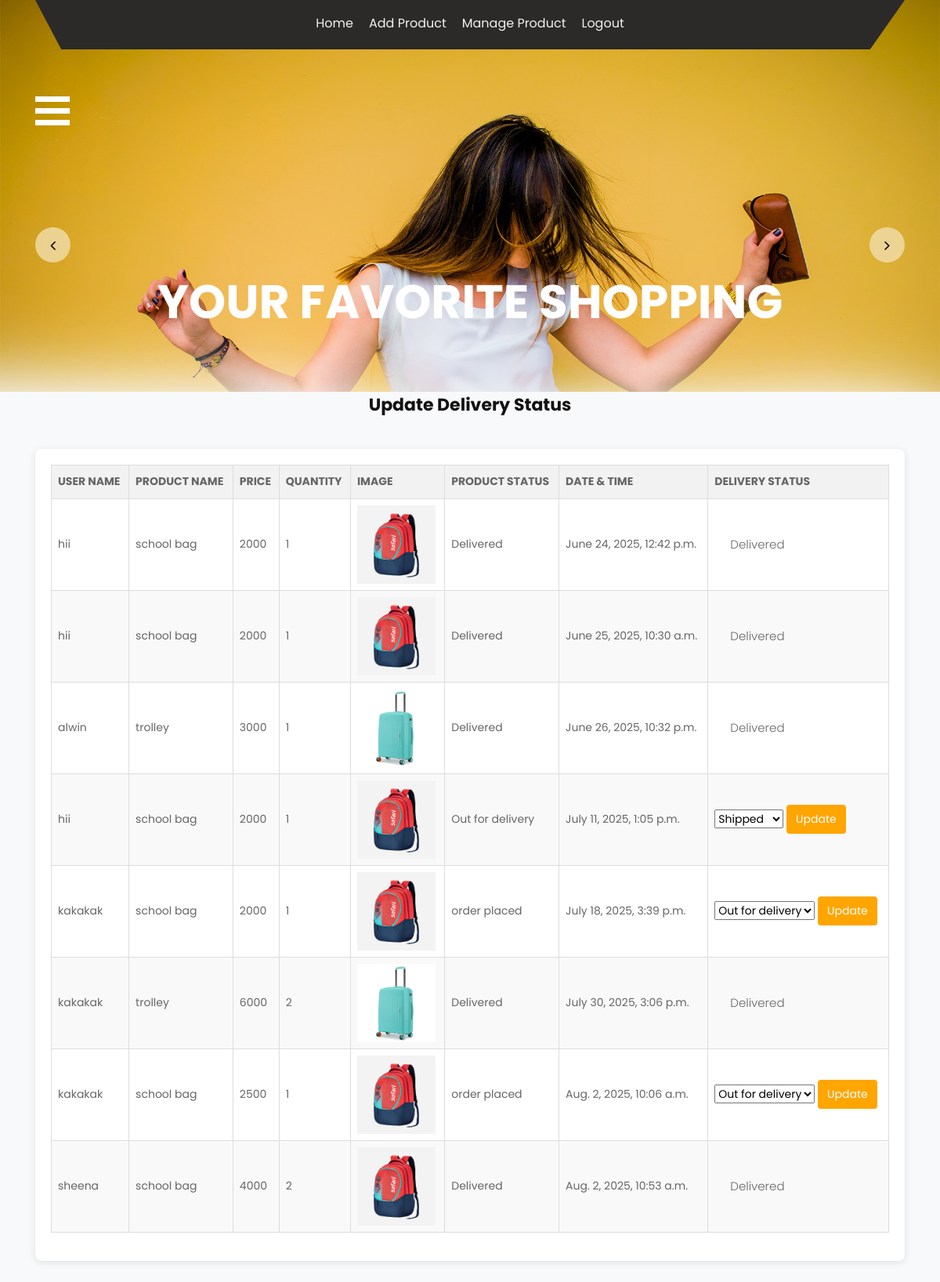
Screenshot of /booking_details with the database file from the repository.
### material/models.py (models this page shows)
class orders(models.Model):
    user_details = models.ForeignKey(register, on_delete=models.CASCADE)
    product_details = models.ForeignKey(product_table, on_delete=models.CASCADE)
    quantity = models.IntegerField()
    amount = models.IntegerField()
    product_status = models.CharField(max_length=30, default='order placed')
    order_date = models.DateTimeField()

class register(models.Model):
    name=models.CharField(max_length=30)
    email=models.EmailField(unique=True)
    number=models.IntegerField(unique=True)
    password=models.CharField(max_length=20)

class product_table(models.Model):
    name=models.CharField(max_length=30)
    price=models.IntegerField()
    quantity=models.CharField()
    image=models.ImageField()

### material/views.py (the view)
# urls.py: path('booking_details',views.booking_details),
def booking_details(request):
    data = orders.objects.all()
    return render(request,'hhh.html',{'data':data})

### template/hhh.html (shortened to what this page needs)
<!DOCTYPE html>
<html lang="en">
   <head>
      {% load static %}
      <link rel="stylesheet" type="text/css" href="{% static 'css/bootstrap.min.css'%}">
      <link rel="stylesheet" type="text/css" href="{% static 'css/style.css'%}">
      <link rel="stylesheet" href="{% static 'css/responsive.css'%}">
      <link rel="stylesheet" href="{% static 'css/jquery.mCustomScrollbar.min.css'%}">
      <link rel="stylesheet" href="https://netdna.bootstrapcdn.com/font-awesome/4.0.3/css/font-awesome.css">
      <link rel="stylesheet" type="text/css" href="https://stackpath.bootstrapcdn.com/font-awesome/4.7.0/css/font-awesome.min.css">
      <link rel="stylesheet" href="{% static 'css/owl.carousel.min.css'%}">
      <link rel="stylesheet" href="{% static 'css/owl.theme.default.min.css'%}">
      <link rel="stylesheet" href="https://cdnjs.cloudflare.com/ajax/libs/fancybox/2.1.5/jquery.fancybox.min.css" media="screen">
   </head>
   <body>
      <div class="banner_bg_main">
         <div class="container">
            <div class="header_section_top">
               <div class="row">
                  <div class="col-sm-12">
                     <div class="custom_menu">
                        <ul>
                           <li><a href="admin">Home</a></li>
                           <li><a href="add_product">Add Product</a></li>
                           <li><a href="manage_product">Manage Product</a></li>
                           <li><a href="logout">Logout</a></li>
                        </ul>
                     </div>
                  </div>
               </div>
            </div>
         </div>
         <div class="logo_section">
            <div class="container">
               <div class="row">
                  <div class="col-sm-12">
                     <div class="logo"></div>
                  </div>
               </div>
            </div>
         </div>
         <div class="header_section">
            <div class="container">
               <div class="containt_main">
                  <span class="toggle_icon" onclick="openNav()">
                     <img src="{% static 'images/toggle-icon.png'%}">
                  </span>
               </div>
            </div>
         </div>
         <div class="banner_section layout_padding">
            <div class="container">
               <div id="my_slider" class="carousel slide" data-ride="carousel">
                  <div class="carousel-inner">
                     <div class="carousel-item active">
                        <div class="row">
                           <div class="col-sm-12">
                              <h1 class="banner_taital"><br>Your Favorite Shopping</h1>
                           </div>
                        </div>
                     </div>
                  </div>
                  <a class="carousel-control-prev" href="#my_slider" role="button" data-slide="prev">
                  <i class="fa fa-angle-left"></i>
                  </a>
                  <a class="carousel-control-next" href="#my_slider" role="button" data-slide="next">
                  <i class="fa fa-angle-right"></i>
                  </a>
               </div>
            </div>
         </div>
      </div>
      <div class="order-section">
         <div class="container">
            <h2>Update Delivery Status</h2>
            <div class="table-responsive">
               <table class="table table-bordered">
                  <thead>
                     <tr>
                        <th>User Name</th>
                        <th>Product Name</th>
                        <th>Price</th>
                        <th>Quantity</th>
                        <th>Image</th>
                        <th>Product Status</th>
                        <th>Date & Time</th>
                        <th>Delivery Status</th>
                     </tr>
                  </thead>
                  <tbody>
                     {% for i in data %}
                     <tr>
                        <td>{{ i.user_details.name }}</td>
                        <td>{{ i.product_details.name }}</td>
                        <td>{{ i.amount }}</td>
                        <td>{{ i.quantity }}</td>
                        <td><img src="{{ i.product_details.image.url }}" width="100" height="90"></td>
                        <td>{{ i.product_status }}</td>
                        <td>{{ i.order_date }}</td>
                        <td>
                           <form action="update_status/{{ i.pk }}" method="post">
                              {% if i.product_status == 'order placed' %}
                              <select name="n1">
                                 <option value="Out for delivery">Out for delivery</option>
                              </select>
                              {% elif i.product_status == 'Out for delivery' %}
                              <select name="n1">
                                 <option value="Shipped">Shipped</option>
                              </select>
                              {% elif i.product_status == 'Shipped' %}
                              <select name="n1">
                                 <option value="Delivered">Delivered</option>
                              </select>
                              {% else %}
                              <p>{{ i.product_status }}</p>
                              {% endif %}
                              {% if i.product_status != 'Delivered' %}
                              <button class="submit-btn" type="submit">Update</button>
                              {% endif %}
                           </form>
                        </td>
                     </tr>
                     {% endfor %}
                  </tbody>
               </table>
            </div>
         </div>
      </div>
   </body>
</html>

### static/css/style.css (style rules this page uses)
* { box-sizing: border-box !important; transition: ease all 0.5s; }
html { scroll-behavior: smooth; overflow-x: hidden; }
body { color: #666666; font-size: 14px; line-height: 1.80857; font-weight: normal; overflow-x: hidden; font-family: 'Poppins', sans-serif; }
a { color: #1f1f1f; text-decoration: none !important; outline: none !important; -webkit-transition: all .3s ease-in-out; -moz-transition: all .3s ease-in-out; -ms-transition: all .3s ease-in-out; -o-transition: all .3s ease-in-out; transition: all .3s ease-in-out; }
h1, h2, h3, h4, h5, h6 { letter-spacing: 0; font-weight: normal; position: relative; padding: 0 0 10px 0; font-weight: normal; line-height: normal; color: #111111; margin: 0 }
h1 { font-size: 24px }
h2 { font-size: 22px }
*, *::after, *::before { -webkit-box-sizing: border-box; -moz-box-sizing: border-box; box-sizing: border-box; }
ul, li, ol { margin: 0px; padding: 0px; list-style: none; }
p { margin: 20px; font-weight: 300; font-size: 15px; line-height: 24px; }
a { color: #222222; text-decoration: none; outline: none !important; }
a, .btn { text-decoration: none !important; outline: none !important; -webkit-transition: all .3s ease-in-out; -moz-transition: all .3s ease-in-out; -ms-transition: all .3s ease-in-out; -o-transition: all .3s ease-in-out; transition: all .3s ease-in-out; }
img { max-width: 100%; height: auto; }
button { border: 0; margin: 0; padding: 0; cursor: pointer; }
.layout_padding { padding-top: 90px; padding-bottom: 0px; }
.banner_bg_main { width: 100%; float: left; background-image: url(../images/banner-bg.png); height: auto; background-size: 100%; background-repeat: no-repeat; }
.header_section_top { width: 100%; float: left; background-color: #2b2a29; clip-path: polygon(0 0, 100% 0, 96% 100%, 3% 100%); height: auto; padding: 10px 0px; }
.custom_menu { width: 100%; margin: 0 auto; text-align: center; }
.custom_menu ul { margin: 0px; padding: 0px; display: inline-block; }
.custom_menu li { float: left; font-size: 16px; color: #f1f1f1; padding: 6px 10px 0px 10px; }
.custom_menu li a { color: #f1f1f1; }
.logo_section { width: 100%; float: left; }
.logo { width: 100%; float: left; text-align: center; padding: 30px 0px; }
.header_section { width: 100%; display: flex; }
.containt_main { display: flex; }
.toggle_icon { cursor: pointer; color: #ffffff; order: 2; }
.banner_section { width: 100%; float: left; padding-bottom: 60px; }
.banner_taital { width: 100%; font-size: 60px; color: #ffffff; text-align: center; text-transform: uppercase; font-weight: bold; }
#my_slider a.carousel-control-next { right: 0px; top: 40px; }
#my_slider a.carousel-control-prev { left: 0px; top: 40px; }
#my_slider .carousel-control-next, #my_slider .carousel-control-prev { width: 45px; height: 45px; background: rgb(242, 222, 172, 0.80); opacity: 1; font-size: 20px; color: #000; border-radius: 100px; }

### template/hhh.html (style rules this page uses)
.order-section { padding: 50px 0; background: #f8f9fa; }
.order-section h2 { text-align: center; font-weight: bold; margin-bottom: 30px; }
.table-responsive { background: white; border-radius: 8px; box-shadow: 0 2px 10px rgba(0,0,0,0.1); padding: 20px; }
.table th, .table td { vertical-align: middle !important; }
th { text-transform: uppercase; }
table.table th, table.table td { border: 1px solid #ddd; padding: 8px; text-align: left; }
table.table tr:nth-child(even) { background-color: #f9f9f9; }
table.table th { background-color: #f2f2f2; }
.submit-btn { background-color: orange; color: white; border: none; padding: 6px 12px; cursor: pointer; border-radius: 4px; }

### rows the page displays
orders: user_details.name "hii", product_details.name "school bag", amount "2000", quantity "1", product_details.image (picture), product_status "Delivered", order_date "June 24, 2025, 12:42 p.m."
orders: user_details.name "hii", product_details.name "school bag", amount "2000", quantity "1", product_details.image (picture), product_status "Delivered", order_date "June 25, 2025, 10:30 a.m."
orders: user_details.name "alwin", product_details.name "trolley", amount "3000", quantity "1", product_details.image (picture), product_status "Delivered", order_date "June 26, 2025, 10:32 p.m."
orders: user_details.name "hii", product_details.name "school bag", amount "2000", quantity "1", product_details.image (picture), product_status "Out for delivery", order_date "July 11, 2025, 1:05 p.m.", shows "Update"
orders: user_details.name "kakakak", product_details.name "school bag", amount "2000", quantity "1", product_details.image (picture), product_status "order placed", order_date "July 18, 2025, 3:39 p.m.", shows "Update"
orders: user_details.name "kakakak", product_details.name "trolley", amount "6000", quantity "2", product_details.image (picture), product_status "Delivered", order_date "July 30, 2025, 3:06 p.m."
orders: user_details.name "kakakak", product_details.name "school bag", amount "2500", quantity "1", product_details.image (picture), product_status "order placed", order_date "Aug. 2, 2025, 10:06 a.m.", shows "Update"
orders: user_details.name "sheena", product_details.name "school bag", amount "4000", quantity "2", product_details.image (picture), product_status "Delivered", order_date "Aug. 2, 2025, 10:53 a.m."
